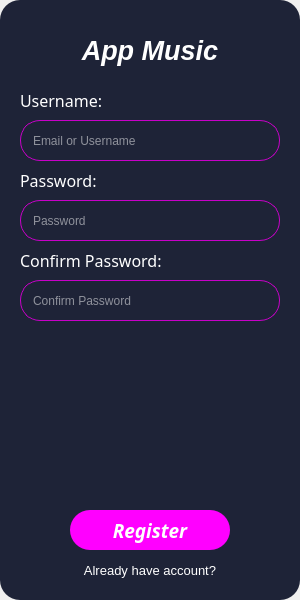
<?xml version="1.0" encoding="UTF-8"?>
<ui version="4.0">
 <class>MainWindow</class>
 <widget class="QMainWindow" name="MainWindow">
  <property name="geometry">
   <rect>
    <x>0</x>
    <y>0</y>
    <width>300</width>
    <height>600</height>
   </rect>
  </property>
  <property name="minimumSize">
   <size>
    <width>300</width>
    <height>600</height>
   </size>
  </property>
  <property name="maximumSize">
   <size>
    <width>300</width>
    <height>600</height>
   </size>
  </property>
  <property name="windowTitle">
   <string>MainWindow</string>
  </property>
  <widget class="QWidget" name="centralwidget">
   <widget class="QWidget" name="widget" native="true">
    <property name="geometry">
     <rect>
      <x>0</x>
      <y>0</y>
      <width>300</width>
      <height>600</height>
     </rect>
    </property>
    <property name="minimumSize">
     <size>
      <width>300</width>
      <height>600</height>
     </size>
    </property>
    <property name="sizeIncrement">
     <size>
      <width>300</width>
      <height>0</height>
     </size>
    </property>
    <property name="styleSheet">
     <string notr="true">QWidget{
	border-radius:20px;
	background-color: rgb(30, 35, 55);
}</string>
    </property>
    <widget class="QPushButton" name="pushButton_1">
     <property name="geometry">
      <rect>
       <x>70</x>
       <y>510</y>
       <width>160</width>
       <height>40</height>
      </rect>
     </property>
     <property name="font">
      <font>
       <family>Segoe Script</family>
       <pointsize>14</pointsize>
       <italic>true</italic>
       <bold>true</bold>
      </font>
     </property>
     <property name="styleSheet">
      <string notr="true">QPushButton {
	color: #ffffff;
	background-color: rgb(255, 0, 255);
}
QPushButton:hover {
	color: #f0f0f0;
	background-color: rgb(200, 0, 200);
}</string>
     </property>
     <property name="text">
      <string>Register</string>
     </property>
     <property name="shortcut">
      <string notr="true"/>
     </property>
     <property name="checkable">
      <bool>false</bool>
     </property>
     <property name="autoRepeat">
      <bool>true</bool>
     </property>
    </widget>
    <widget class="QPushButton" name="pushButton_2">
     <property name="geometry">
      <rect>
       <x>70</x>
       <y>560</y>
       <width>160</width>
       <height>20</height>
      </rect>
     </property>
     <property name="font">
      <font>
       <family>Segoe UI</family>
       <pointsize>10</pointsize>
       <bold>false</bold>
      </font>
     </property>
     <property name="styleSheet">
      <string notr="true">QPushButton {
	color: rgb(255, 255, 255);
}
QPushButton:hover {
	color: rgb(200, 200, 200);
}</string>
     </property>
     <property name="text">
      <string>Already have account?</string>
     </property>
     <property name="shortcut">
      <string/>
     </property>
     <property name="checkable">
      <bool>false</bool>
     </property>
     <property name="autoExclusive">
      <bool>false</bool>
     </property>
     <property name="autoDefault">
      <bool>false</bool>
     </property>
     <property name="default">
      <bool>false</bool>
     </property>
     <property name="flat">
      <bool>true</bool>
     </property>
    </widget>
    <widget class="QLabel" name="label_3">
     <property name="geometry">
      <rect>
       <x>10</x>
       <y>30</y>
       <width>280</width>
       <height>40</height>
      </rect>
     </property>
     <property name="font">
      <font>
       <family>Segoe UI</family>
       <pointsize>20</pointsize>
       <italic>true</italic>
       <bold>true</bold>
      </font>
     </property>
     <property name="styleSheet">
      <string notr="true">color: rgb(255, 255, 255);</string>
     </property>
     <property name="text">
      <string>App Music</string>
     </property>
     <property name="alignment">
      <set>Qt::AlignCenter</set>
     </property>
    </widget>
    <widget class="QLineEdit" name="lineEdit">
     <property name="geometry">
      <rect>
       <x>20</x>
       <y>120</y>
       <width>260</width>
       <height>41</height>
      </rect>
     </property>
     <property name="autoFillBackground">
      <bool>false</bool>
     </property>
     <property name="styleSheet">
      <string notr="true">QLineEdit{
	border: 1px solid rgb(200, 0, 200);
	padding: 0 10px;
	color: white;
}</string>
     </property>
     <property name="placeholderText">
      <string>Email or Username</string>
     </property>
    </widget>
    <widget class="QLabel" name="label">
     <property name="geometry">
      <rect>
       <x>20</x>
       <y>90</y>
       <width>280</width>
       <height>20</height>
      </rect>
     </property>
     <property name="font">
      <font>
       <family>Segoe Print</family>
       <pointsize>12</pointsize>
      </font>
     </property>
     <property name="styleSheet">
      <string notr="true">QLabel{
	color: white;
}</string>
     </property>
     <property name="text">
      <string>Username:</string>
     </property>
    </widget>
    <widget class="QLabel" name="label_2">
     <property name="geometry">
      <rect>
       <x>20</x>
       <y>170</y>
       <width>280</width>
       <height>20</height>
      </rect>
     </property>
     <property name="font">
      <font>
       <family>Segoe Print</family>
       <pointsize>12</pointsize>
      </font>
     </property>
     <property name="styleSheet">
      <string notr="true">QLabel{
	color: white;
}</string>
     </property>
     <property name="text">
      <string>Password:</string>
     </property>
    </widget>
    <widget class="QLineEdit" name="lineEdit_2">
     <property name="geometry">
      <rect>
       <x>20</x>
       <y>200</y>
       <width>260</width>
       <height>41</height>
      </rect>
     </property>
     <property name="autoFillBackground">
      <bool>false</bool>
     </property>
     <property name="styleSheet">
      <string notr="true">QLineEdit{
	border: 1px solid rgb(200, 0, 200);
	padding: 0 10px;
	color: white;
}</string>
     </property>
     <property name="echoMode">
      <enum>QLineEdit::Password</enum>
     </property>
     <property name="placeholderText">
      <string>Password</string>
     </property>
    </widget>
    <widget class="QLineEdit" name="lineEdit_3">
     <property name="geometry">
      <rect>
       <x>20</x>
       <y>280</y>
       <width>260</width>
       <height>41</height>
      </rect>
     </property>
     <property name="autoFillBackground">
      <bool>false</bool>
     </property>
     <property name="styleSheet">
      <string notr="true">QLineEdit{
	border: 1px solid rgb(200, 0, 200);
	padding: 0 10px;
	color: white;
}</string>
     </property>
     <property name="echoMode">
      <enum>QLineEdit::Password</enum>
     </property>
     <property name="placeholderText">
      <string>Confirm Password</string>
     </property>
    </widget>
    <widget class="QLabel" name="label_5">
     <property name="geometry">
      <rect>
       <x>20</x>
       <y>250</y>
       <width>280</width>
       <height>20</height>
      </rect>
     </property>
     <property name="font">
      <font>
       <family>Segoe Print</family>
       <pointsize>12</pointsize>
      </font>
     </property>
     <property name="styleSheet">
      <string notr="true">QLabel{
	color: white;
}</string>
     </property>
     <property name="text">
      <string>Confirm Password:</string>
     </property>
    </widget>
    <widget class="QLabel" name="label_4">
     <property name="geometry">
      <rect>
       <x>10</x>
       <y>340</y>
       <width>280</width>
       <height>160</height>
      </rect>
     </property>
     <property name="font">
      <font>
       <family>Segoe UI Historic</family>
      </font>
     </property>
     <property name="text">
      <string/>
     </property>
     <property name="pixmap">
      <pixmap>../resourse/backgroud_welcome_border.png</pixmap>
     </property>
     <property name="scaledContents">
      <bool>true</bool>
     </property>
    </widget>
   </widget>
  </widget>
 </widget>
 <resources/>
 <connections/>
</ui>
